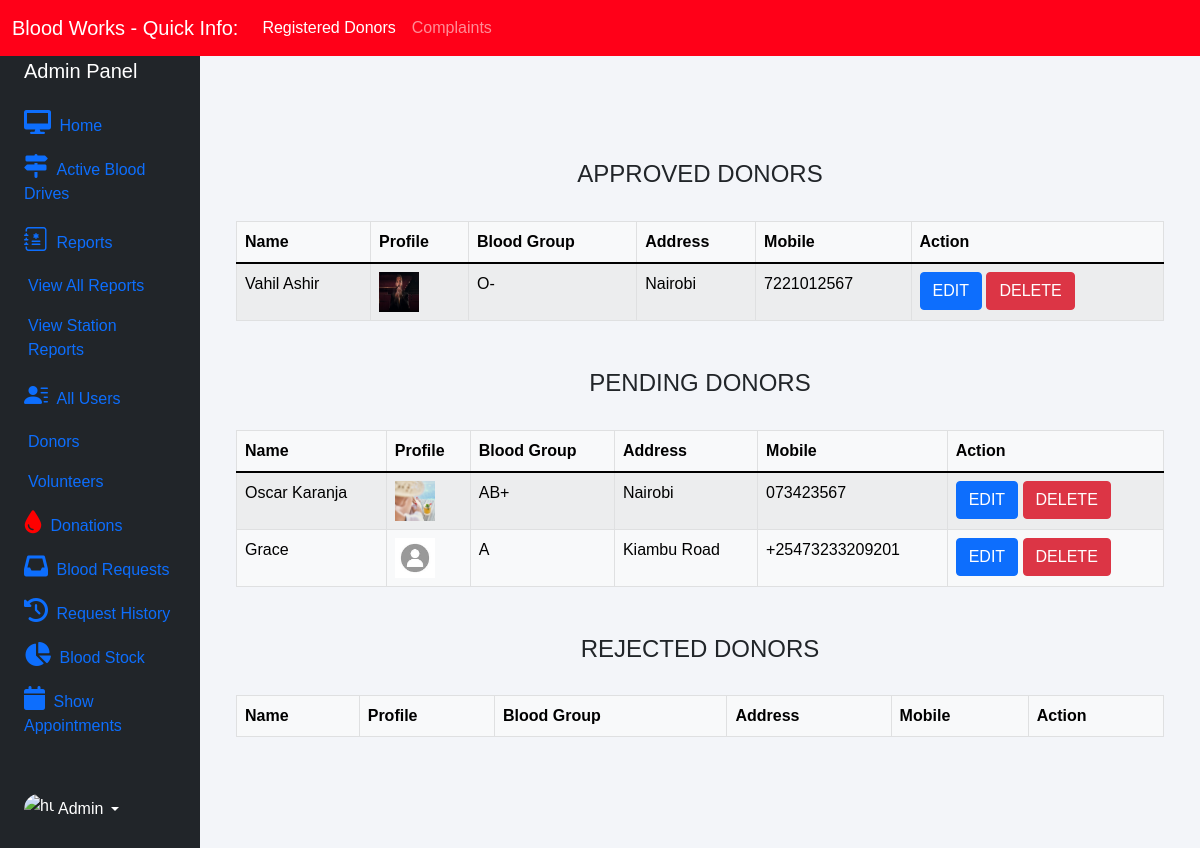
Page /admin-donor (signed in) on the committed database.
### donor/models.py (models this page shows, shortened)
class Donor(models.Model):
    current_time = datetime.datetime.now()
    donor_id = models.CharField(primary_key=True, max_length=40, default=uuid.uuid4())
    user = models.OneToOneField(User, on_delete=models.CASCADE)
    profile_pic = models.ImageField(upload_to='profile_pic/Donor/',default="profile/Donor/default.png", null=True, blank=True)
    bloodgroup = models.CharField(max_length=10, choices=blood_groups)
    address = models.CharField(max_length=40)
    mobile = models.CharField(max_length=20, null=False, unique=True)
    email = models.EmailField(default="test@placeholder.com")
    status = models.CharField(max_length=8, default="Pending",
                              choices={('Pending', 'Pending'), ('Approved', 'Approved'), ('Rejected', 'Rejected')})
    donor_card_code = models.CharField(max_length=40, null=True, blank=True)
    served_by = models.ForeignKey(VolunteerRegistration,null=True, default="delete-101", on_delete=models.SET_DEFAULT, blank=True)
    created_date = models.DateTimeField(auto_now_add=False,default=timezone.datetime.now())
    @property
    def get_name(self):
        return self.user.first_name + " " + self.user.last_name

### blood/views.py (the view)
# urls.py: path('admin-donor', views.admin_donor_view, name='admin-donor'),
@login_required(login_url='adminlogin')
def admin_donor_view(request):
    approved_donors = dmodels.Donor.objects.all().filter(status='Approved')
    pending_donors = dmodels.Donor.objects.all().filter(status='Pending')
    rejected_donors = dmodels.Donor.objects.all().filter(status='Rejected')
    content = {
        'approved_donors': approved_donors,
        'pending_donors': pending_donors,
        'rejected_donors': rejected_donors
    }
    return render(request, 'blood/admin_donor.html', context=content)

### templates/blood/admin_donor.html (shortened to what this page needs)
{% extends 'blood/adminbase.html' %}
{% block content %}
{% load widget_tweaks %}
{%load static%}
<br><br>
<div class="container my-5">
    <H4 class="text-center"> APPROVED DONORS</H4><br>
    <table class="table table-light table-hover table-bordered table-striped">
        <thead class="bg-info">
            <tr>
                <th scope="col">Name</th>
                <th scope="col">Profile</th>
                <th scope="col">Blood Group</th>
                <th scope="col">Address</th>
                <th scope="col">Mobile</th>
                <th class="text-right">Action</th>
            </tr>
        </thead>
        <tbody>
            {% for t in approved_donors %}
            <tr>
                <td> {{t.get_name}}</td>
                <td> <img src="{% static t.profile_pic.url %}" alt="Profile Pic" height="40px" width="40px" /></td>
                <td>{{t.bloodgroup}}</td>
                <td>{{t.address}}</td>
                <td>{{t.mobile}}</td>
                <td class="text-right">
                     <a  class="btn btn-primary badge-pill" style="text-decoration: none;color: white;" href="{% url 'update-donor' t.donor_id %}">EDIT</a>
                    <a  class="btn btn-danger badge-pill" style="text-decoration: none;color: white;" href="{% url 'delete-donor' t.donor_id  %}">DELETE</a>
                </td>
            </tr>
            {% endfor %}
        </tbody>
    </table>
</div>
<div class="container my-5">
    <H4 class="text-center"> PENDING DONORS</H4><br>
    <table class="table table-light table-hover table-bordered table-striped">
        <thead class="bg-info">
            <tr>
                <th scope="col">Name</th>
                <th scope="col">Profile</th>
                <th scope="col">Blood Group</th>
                <th scope="col">Address</th>
                <th scope="col">Mobile</th>
                <th class="text-right">Action</th>
            </tr>
        </thead>
        <tbody>
            {% for t in pending_donors %}
            <tr>
                <td> {{t.get_name}}</td>
                <td> <img src="{% static t.profile_pic.url %}" alt="Profile Pic" height="40px" width="40px" /></td>
                <td>{{t.bloodgroup}}</td>
                <td>{{t.address}}</td>
                <td>{{t.mobile}}</td>
                <td class="text-right">
                    <a  class="btn btn-primary badge-pill" style="text-decoration: none;color: white;" href="{% url 'update-donor' t.donor_id  %}">EDIT</a>
                    <a  class="btn btn-danger badge-pill" style="text-decoration: none;color: white;" href="{% url 'delete-donor' t.donor_id  %}">DELETE</a>
                </td>
            </tr>
            {% endfor %}
        </tbody>
    </table>
</div>
<div class="container my-5">
    <H4 class="text-center"> REJECTED DONORS</H4><br>
    <table class="table table-light table-hover table-bordered table-striped">
        <thead class="bg-info">
            <tr>
                <th scope="col">Name</th>
                <th scope="col">Profile</th>
                <th scope="col">Blood Group</th>
                <th scope="col">Address</th>
                <th scope="col">Mobile</th>
                <th class="text-right">Action</th>
            </tr>
        </thead>
    </table>
</div>
{% endblock content %}

### templates/blood/adminbase.html (style rules this page uses)
* { margin: 0; padding: 0; box-sizing: border-box; list-style: none; text-decoration: none; font-family: 'Josefin Sans', sans-serif; }
body { background-color: #f3f5f9; }

### rows in the picture
Donor: get_name "Vahil Ashir", profile_pic (picture), bloodgroup "O-", address "Nairobi", mobile "7221012567"
Donor: get_name "Oscar Karanja", profile_pic (picture), bloodgroup "AB+", address "Nairobi", mobile "073423567"
Donor: get_name "Grace", profile_pic (placeholder picture), bloodgroup "A", address "Kiambu Road", mobile "+25473233209201"
